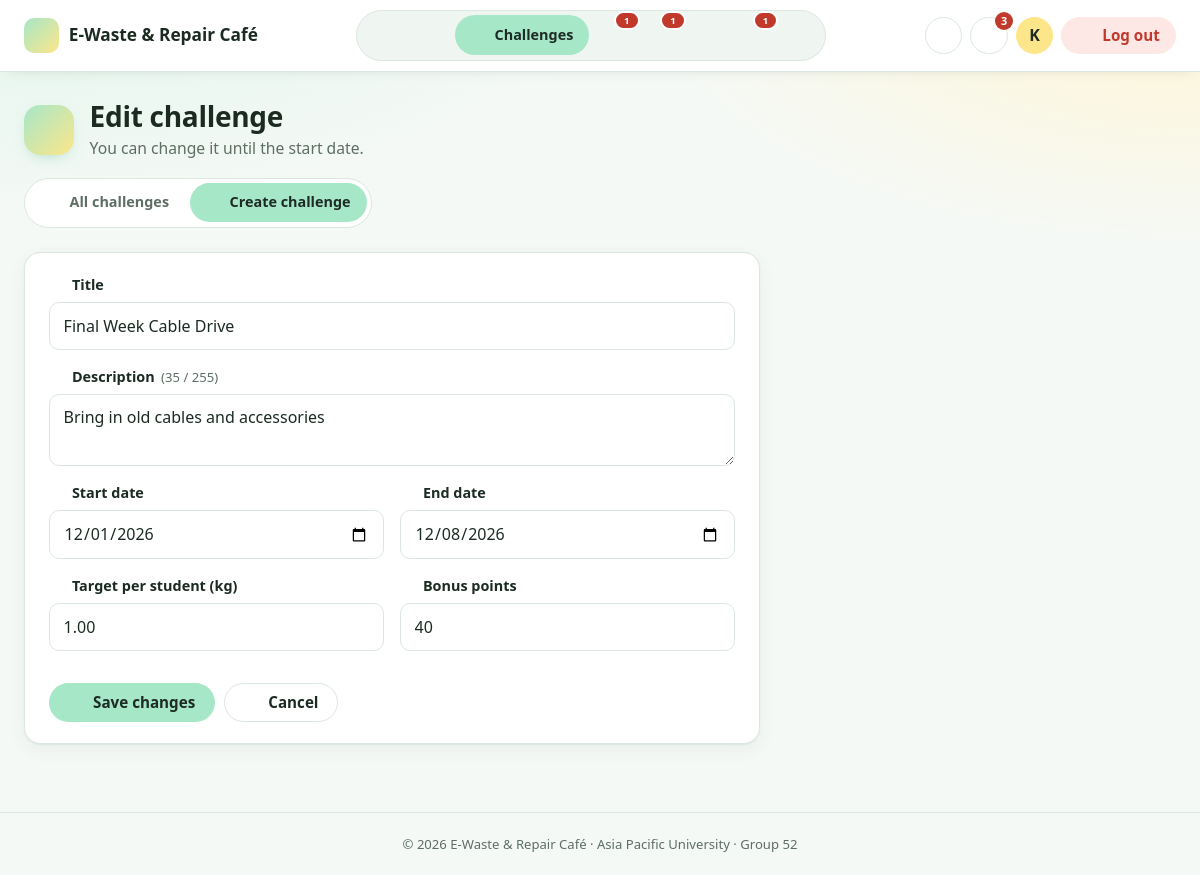
Page /admin/challenge_form.php?edit=CH003 (signed in) on the earlier database version.
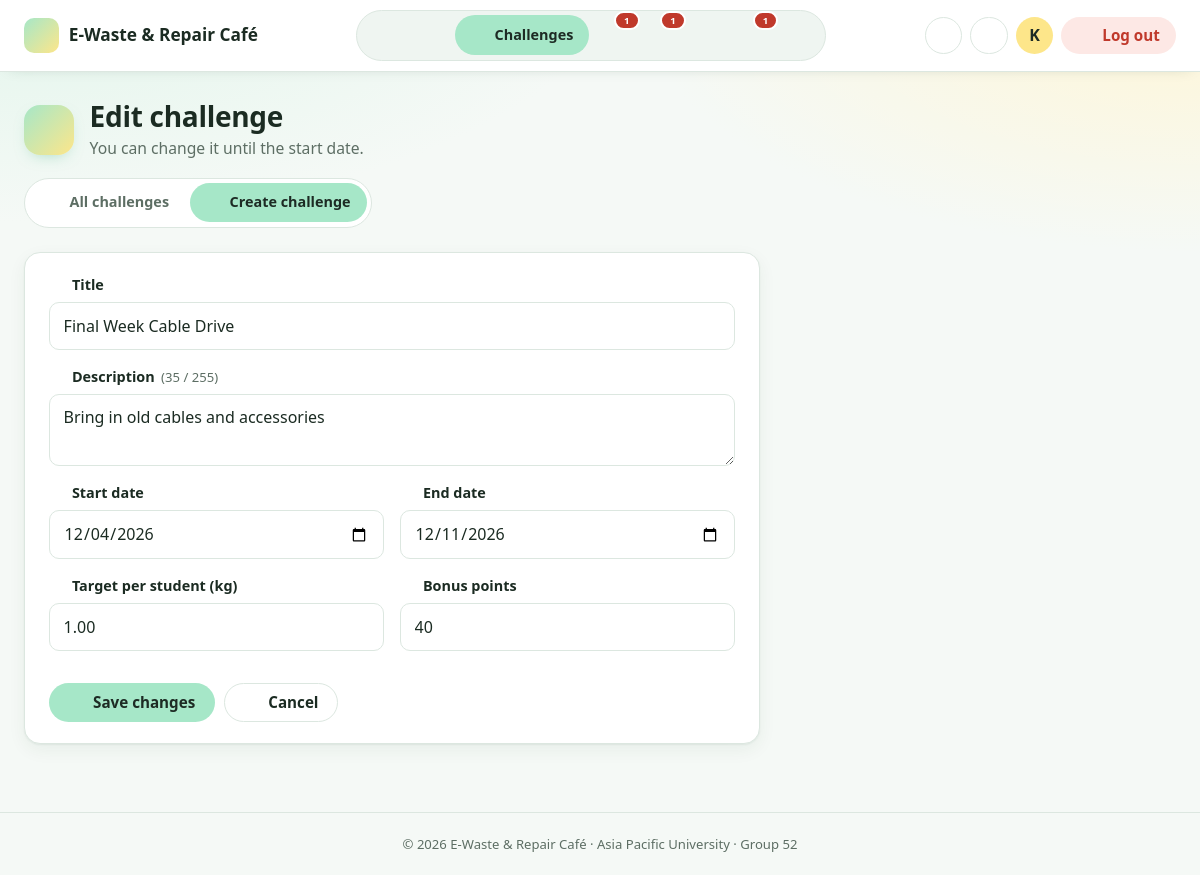
Same page on the later database version.
### tables this page shows
CREATE TABLE `challenges` (
  `challengeID` varchar(10) NOT NULL,
  `created_by` varchar(10) NOT NULL,
  `title` varchar(100) NOT NULL,
  `description` varchar(255) NOT NULL,
  `target_kg` decimal(8,2) NOT NULL,
  `start_date` date NOT NULL,
  `end_date` date NOT NULL,
  `bonus_points` int(11) NOT NULL,
  `created_at` datetime NOT NULL DEFAULT current_timestamp()
);

### includes/functions.php (called while the page is built, shortened)
<?php
require_once __DIR__ . '/icons.php';
function e($value)
{
    return htmlspecialchars((string) $value, ENT_QUOTES, 'UTF-8');
}
function db_all($conn, $sql, $types = '', $params = [])
{
    $stmt = $conn->prepare($sql);
    if ($types !== '') $stmt->bind_param($types, ...$params);
    $stmt->execute();
    $result = $stmt->get_result();
    return $result->fetch_all(MYSQLI_ASSOC);
}
function db_one($conn, $sql, $types = '', $params = [])
{
    $rows = db_all($conn, $sql, $types, $params);
    return $rows[0] ?? null;
}
function db_value($conn, $sql, $types = '', $params = [])
{
    $row = db_one($conn, $sql, $types, $params);
    return $row ? array_values($row)[0] : null;
}

### admin/challenge_form.php (the view, shortened to what the changed rows need)
<?php
require '../config/db.php';
require '../includes/functions.php';
$edit = null;
if (isset($_GET['edit'])) {
    $edit = db_one($conn, "SELECT * FROM challenges WHERE challengeID = ? AND start_date > CURDATE()", 's', [$_GET['edit']]);
}
$form = $_SESSION['old'] ?? $edit ?? [];
require '../includes/admin_top.php';
page_head($edit ? 'edit' : 'plus', $edit ? 'Edit challenge' : 'Create a challenge',
    $edit ? 'You can change it until the start date.' : 'It is posted on the announcement board automatically.');
?>
<section class="card narrow">
    <form method="post" novalidate data-validate>
        <div class="field">
            <label for="title"><?= icon('flag') ?> Title</label>
            <input type="text" id="title" name="title" maxlength="100" required value="<?= e($form['title'] ?? '') ?>" placeholder="e.g. Battery Round-Up">
        </div>
        <div class="field">
            <label for="ch_desc"><?= icon('type') ?> Description <small class="muted" data-count-for="ch_desc"></small></label>
            <textarea id="ch_desc" name="description" maxlength="255" rows="2" required><?= e($form['description'] ?? '') ?></textarea>
        </div>
        <div class="field-row">
            <div class="field">
                <label for="start_date"><?= icon('calendar') ?> Start date</label>
                <input type="date" id="start_date" name="start_date" required min="<?= date('Y-m-d') ?>" value="<?= e($form['start_date'] ?? '') ?>" data-start-for="end_date">
            </div>
            <div class="field">
                <label for="end_date"><?= icon('calendar') ?> End date</label>
                <input type="date" id="end_date" name="end_date" required min="<?= date('Y-m-d') ?>" value="<?= e($form['end_date'] ?? '') ?>">
            </div>
        </div>
        <div class="field-row">
            <div class="field">
                <label for="target_kg"><?= icon('target') ?> Target per student (kg)</label>
                <input type="number" id="target_kg" name="target_kg" min="0.01" step="0.01" required value="<?= e($form['target_kg'] ?? '') ?>">
            </div>
            <div class="field">
                <label for="bonus_points"><?= icon('star') ?> Bonus points</label>
                <input type="number" id="bonus_points" name="bonus_points" min="1" step="1" required value="<?= e($form['bonus_points'] ?? '') ?>">
            </div>
        </div>
    </form>
</section>
<?php require '../includes/admin_bottom.php'; ?>

### includes/admin_top.php (shortened to what the changed rows need)
<?php
$unread = db_value($conn, "SELECT COUNT(*) FROM notifications WHERE tp_number = ? AND is_read = 0", 's', [$_SESSION['tp_number']]);
function page_head($icon_name, $title, $desc = '', $actions = '')
{
    echo '<div class="page-head"><span class="page-icon">' . icon($icon_name) . '</span><div class="page-title">';
    echo '<h1>' . e($title) . '</h1>';
    echo '</div>';
    echo '</div>';
}
?>
<!DOCTYPE html>
<html lang="en">
<head>
    <link rel="stylesheet" href="../assets/css/style.css">
</head>
<body class="app">
<header class="topbar">
    <div class="topbar-tools">
        <div class="dropdown">
            <button type="button" class="icon-btn bell" data-dropdown="notif-panel" aria-expanded="false" title="Notifications"
                    aria-label="Notifications<?= $unread ? ', ' . (int) $unread . ' unread' : '' ?>"><?= icon('bell', $unread ? 'icon-ring' : '') ?><?php if ($unread): ?><span class="bell-count"><?= $unread > 9 ? '9+' : (int) $unread ?></span><?php endif; ?></button>
        </div>
    </div>
</header>
<main class="content" id="main">

Differences in the rows shown:
changed challenges "Final Week Cable Drive": start_date "12/01/2026" → "12/04/2026"; end_date "12/08/2026" → "12/11/2026"
Other differences:
$unread: "3" → (not shown)
